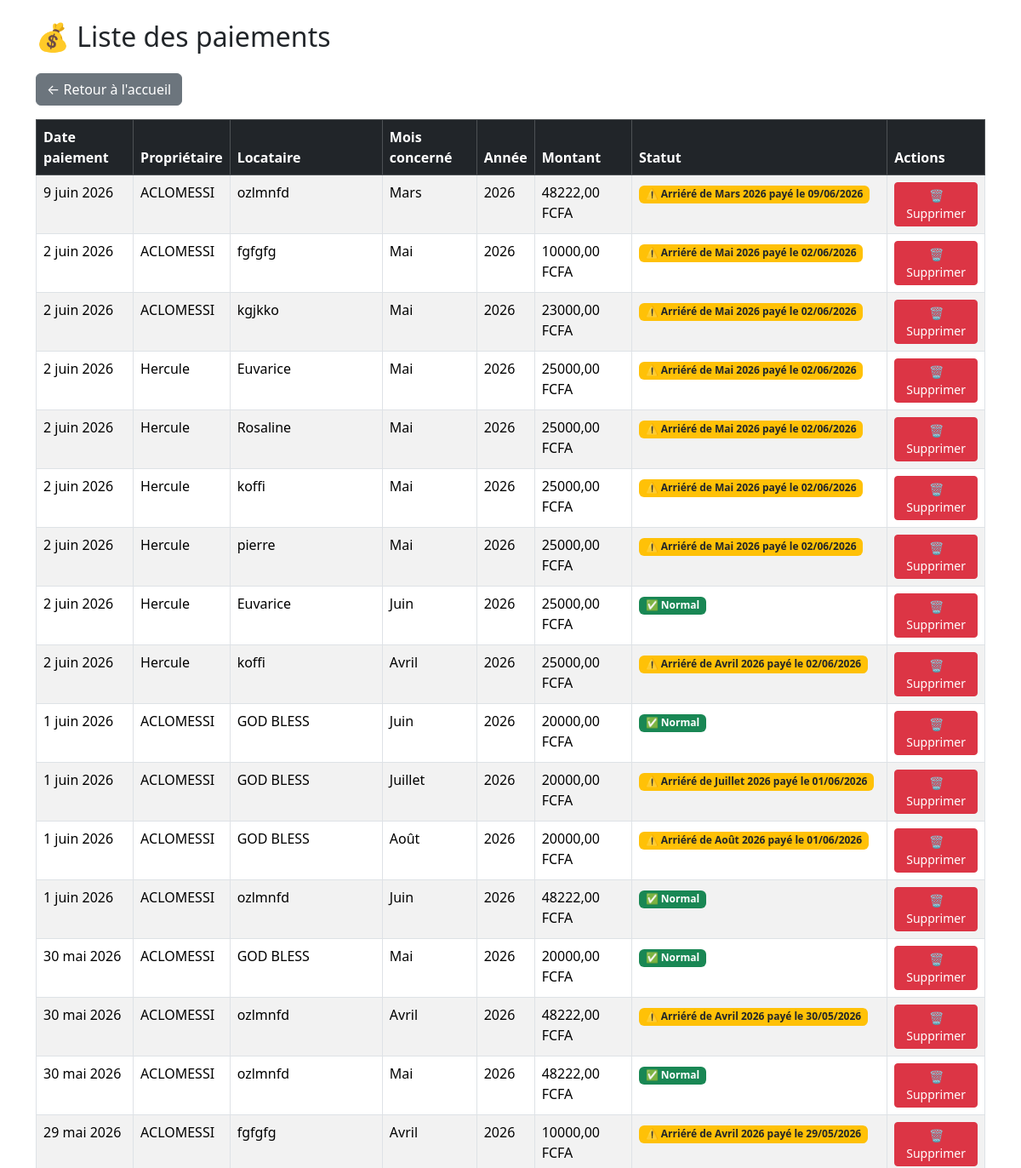
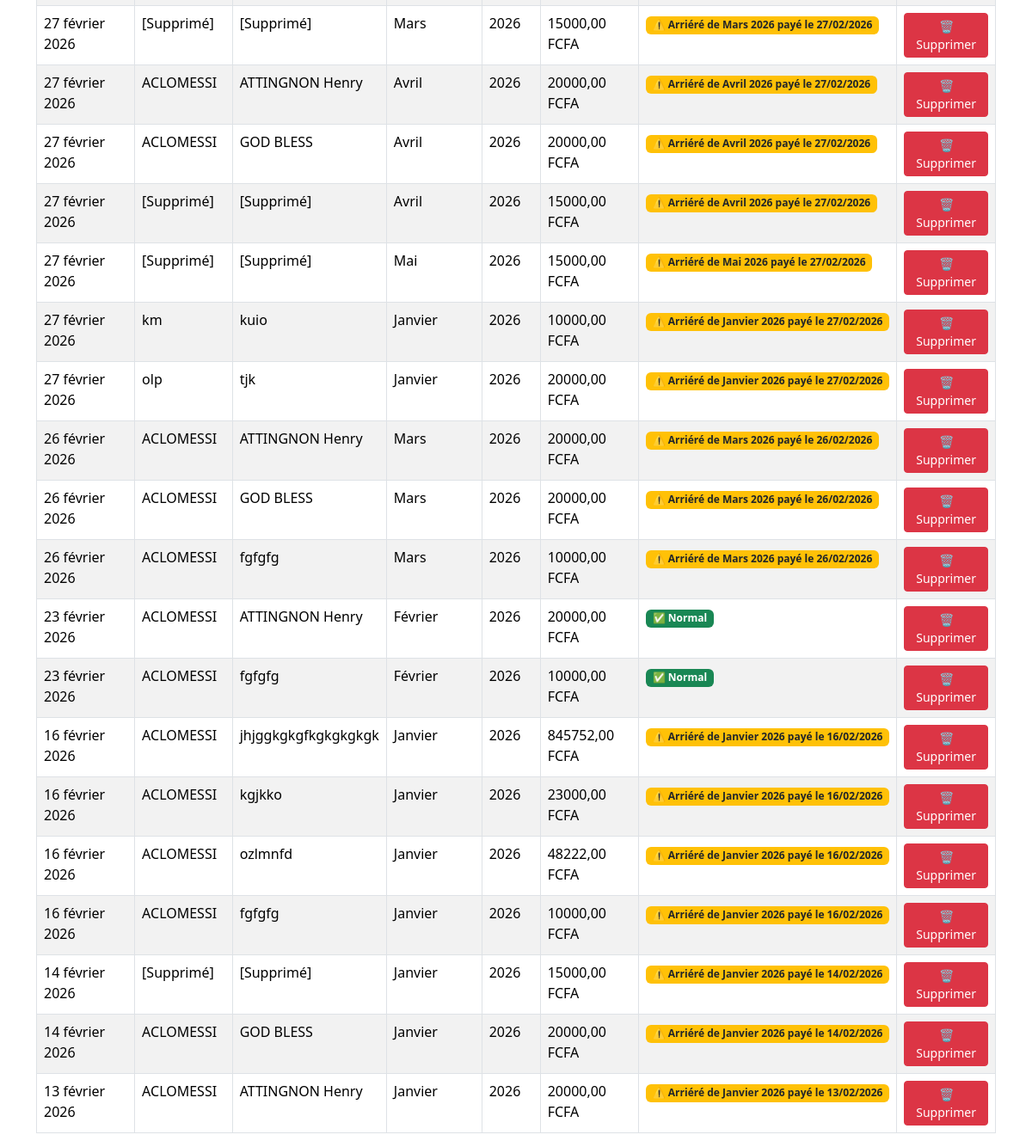
The page /paiements/ on the database its author committed (2 pictures, top to bottom).
### core/models.py (models this page shows, shortened)
class Paiement(models.Model):
    MOIS_CHOICES = [
        (1, "Janvier"), (2, "Février"), (3, "Mars"), (4, "Avril"),
        (5, "Mai"), (6, "Juin"), (7, "Juillet"), (8, "Août"),
        (9, "Septembre"), (10, "Octobre"), (11, "Novembre"), (12, "Décembre"),
    ]
    proprietaire = models.ForeignKey(
        Proprietaire,
        on_delete=models.SET_NULL,  # ← MODIFIÉ (était CASCADE)
        related_name="paiements",
        verbose_name="Propriétaire",
        null=True,                  # ← AJOUTÉ
    )
    locataire = models.ForeignKey(
        Locataire,
        on_delete=models.SET_NULL,  # ← MODIFIÉ (était CASCADE)
        related_name="paiements",
        verbose_name="Locataire",
        null=True,                  # ← AJOUTÉ
    )
    date_paiement = models.DateField(verbose_name="Date de paiement")
    mois_concerne = models.IntegerField(choices=MOIS_CHOICES, verbose_name="Mois concerné", null=True, blank=True)
    annee = models.IntegerField(verbose_name="Année", null=True, blank=True)
    montant = models.DecimalField(max_digits=10, decimal_places=2, default=0, verbose_name="Montant")
    frais_wc = models.DecimalField(max_digits=10, decimal_places=2, default=0, verbose_name="Frais WC")
    paye_en_avance = models.BooleanField(default=False, verbose_name="Payé en avance")
    class Meta:
        constraints = [
            models.UniqueConstraint(
                fields=['locataire', 'mois_concerne', 'annee'],
                name='unique_paiement_locataire_mois_annee',
            )
        ]

class Proprietaire(models.Model):
    nom = models.CharField(max_length=100)
    numero = models.CharField(max_length=20, default="0000000000")
    is_deleted = models.BooleanField(default=False)  # ← AJOUTÉ

class Locataire(models.Model):
    nom = models.CharField(max_length=100)
    numero = models.CharField(max_length=20, default="0000000000")
    loyer_mensuel = models.DecimalField(max_digits=10, decimal_places=2, default=0)
    proprietaire = models.ForeignKey(
        Proprietaire,
        on_delete=models.SET_DEFAULT,   # ← MODIFIÉ (était CASCADE)
        related_name="locataires",
        verbose_name="Propriétaire",
        default=None,                   # ← AJOUTÉ
        null=True,                      # ← AJOUTÉ
    )
    is_deleted = models.BooleanField(default=False)  # ← AJOUTÉ

### core/views.py (the view)
# urls.py: path("paiements/", views.liste_paiements, name="liste_paiements"),
def liste_paiements(request):
    paiements = Paiement.objects.select_related("locataire", "proprietaire").all().order_by("-date_paiement")
    return render(request, "core/liste_paiements.html", {"paiements": paiements})

### core/templates/core/liste_paiements.html (shortened to what this page needs)
<!DOCTYPE html>
<html lang="fr">
<head>
    <link rel="stylesheet" href="https://cdn.jsdelivr.net/npm/bootstrap@5.3.2/dist/css/bootstrap.min.css">
</head>
<body class="container mt-4">
    <h2 class="mb-4">💰 Liste des paiements</h2>
    <a href="{% url 'accueil' %}" class="btn btn-secondary mb-3">← Retour à l'accueil</a>
    <table class="table table-striped table-bordered">
        <thead class="table-dark">
            <tr>
                <th>Date paiement</th>
                <th>Propriétaire</th>
                <th>Locataire</th>
                <th>Mois concerné</th>
                <th>Année</th>
                <th>Montant</th>
                <th>Statut</th>
                <th>Actions</th>
            </tr>
        </thead>
        <tbody>
            {% for paiement in paiements %}
            <tr>
                <td>{{ paiement.date_paiement }}</td>
                <td>{{ paiement.proprietaire.nom|default:"[Supprimé]" }}</td>
                <td>{{ paiement.locataire.nom|default:"[Supprimé]" }}</td>
                <td>{{ paiement.get_mois_concerne_display }}</td>
                <td>{{ paiement.annee }}</td>
                <td>{{ paiement.montant }} FCFA</td>
                <td>
    {% if paiement.mois_concerne != paiement.date_paiement.month or paiement.annee != paiement.date_paiement.year %}
        <span class="badge bg-warning text-dark">
            ⚠️ Arriéré de
            {{ paiement.get_mois_concerne_display }} {{ paiement.annee }}
            payé le {{ paiement.date_paiement|date:"d/m/Y" }}
        </span>
    {% else %}
        <span class="badge bg-success">✅ Normal</span>
    {% endif %}
</td>
                <td>
                    <button class="btn btn-sm btn-danger" data-bs-toggle="modal" data-bs-target="#modalSupprimerPaiement{{ paiement.id }}">
                        🗑️ Supprimer
                    </button>
                </td>
            </tr>
            {% empty %}
            <tr>
                <td colspan="8" class="text-center">Aucun paiement enregistré</td>
            </tr>
            {% endfor %}
        </tbody>
    </table>
</body>
</html>

### rows shown on the page
Paiement: date_paiement "9 juin 2026", proprietaire.nom "ACLOMESSI", locataire.nom "ozlmnfd", mois_concerne "Mars", annee "2026", montant "48222,00", date_paiement "09/06/2026"
Paiement: date_paiement "2 juin 2026", proprietaire.nom "ACLOMESSI", locataire.nom "fgfgfg", mois_concerne "Mai", annee "2026", montant "10000,00", date_paiement "02/06/2026"
Paiement: date_paiement "2 juin 2026", proprietaire.nom "ACLOMESSI", locataire.nom "kgjkko", mois_concerne "Mai", annee "2026", montant "23000,00", date_paiement "02/06/2026"
Paiement: date_paiement "2 juin 2026", proprietaire.nom "Hercule", locataire.nom "Euvarice", mois_concerne "Mai", annee "2026", montant "25000,00", date_paiement "02/06/2026"
Paiement: date_paiement "2 juin 2026", proprietaire.nom "Hercule", locataire.nom "Rosaline", mois_concerne "Mai", annee "2026", montant "25000,00", date_paiement "02/06/2026"
Paiement: date_paiement "2 juin 2026", proprietaire.nom "Hercule", locataire.nom "koffi", mois_concerne "Mai", annee "2026", montant "25000,00", date_paiement "02/06/2026"
Paiement: date_paiement "2 juin 2026", proprietaire.nom "Hercule", locataire.nom "pierre", mois_concerne "Mai", annee "2026", montant "25000,00", date_paiement "02/06/2026"
Paiement: date_paiement "2 juin 2026", proprietaire.nom "Hercule", locataire.nom "Euvarice", mois_concerne "Juin", annee "2026", montant "25000,00", shows "✅ Normal"
Paiement: date_paiement "2 juin 2026", proprietaire.nom "Hercule", locataire.nom "koffi", mois_concerne "Avril", annee "2026", montant "25000,00", date_paiement "02/06/2026"
Paiement: date_paiement "1 juin 2026", proprietaire.nom "ACLOMESSI", locataire.nom "GOD BLESS", mois_concerne "Juin", annee "2026", montant "20000,00", shows "✅ Normal"
Paiement: date_paiement "1 juin 2026", proprietaire.nom "ACLOMESSI", locataire.nom "GOD BLESS", mois_concerne "Juillet", annee "2026", montant "20000,00", date_paiement "01/06/2026"
Paiement: date_paiement "1 juin 2026", proprietaire.nom "ACLOMESSI", locataire.nom "GOD BLESS", mois_concerne "Août", annee "2026", montant "20000,00", date_paiement "01/06/2026"
Paiement: date_paiement "1 juin 2026", proprietaire.nom "ACLOMESSI", locataire.nom "ozlmnfd", mois_concerne "Juin", annee "2026", montant "48222,00", shows "✅ Normal"
Paiement: date_paiement "30 mai 2026", proprietaire.nom "ACLOMESSI", locataire.nom "GOD BLESS", mois_concerne "Mai", annee "2026", montant "20000,00", shows "✅ Normal"
Paiement: date_paiement "30 mai 2026", proprietaire.nom "ACLOMESSI", locataire.nom "ozlmnfd", mois_concerne "Avril", annee "2026", montant "48222,00", date_paiement "30/05/2026"
Paiement: date_paiement "30 mai 2026", proprietaire.nom "ACLOMESSI", locataire.nom "ozlmnfd", mois_concerne "Mai", annee "2026", montant "48222,00", shows "✅ Normal"
Paiement: date_paiement "29 mai 2026", proprietaire.nom "ACLOMESSI", locataire.nom "fgfgfg", mois_concerne "Avril", annee "2026", montant "10000,00", date_paiement "29/05/2026"
Paiement: date_paiement "27 février 2026", proprietaire.nom "[Supprimé]", locataire.nom "[Supprimé]", mois_concerne "Mars", annee "2026", montant "15000,00", date_paiement "27/02/2026"
Paiement: date_paiement "27 février 2026", proprietaire.nom "ACLOMESSI", locataire.nom "ATTINGNON Henry", mois_concerne "Avril", annee "2026", montant "20000,00", date_paiement "27/02/2026"
Paiement: date_paiement "27 février 2026", proprietaire.nom "ACLOMESSI", locataire.nom "GOD BLESS", mois_concerne "Avril", annee "2026", montant "20000,00", date_paiement "27/02/2026"
Paiement: date_paiement "27 février 2026", proprietaire.nom "[Supprimé]", locataire.nom "[Supprimé]", mois_concerne "Avril", annee "2026", montant "15000,00", date_paiement "27/02/2026"
Paiement: date_paiement "27 février 2026", proprietaire.nom "[Supprimé]", locataire.nom "[Supprimé]", mois_concerne "Mai", annee "2026", montant "15000,00", date_paiement "27/02/2026"
Paiement: date_paiement "27 février 2026", proprietaire.nom "km", locataire.nom "kuio", mois_concerne "Janvier", annee "2026", montant "10000,00", date_paiement "27/02/2026"
Paiement: date_paiement "27 février 2026", proprietaire.nom "olp", locataire.nom "tjk", mois_concerne "Janvier", annee "2026", montant "20000,00", date_paiement "27/02/2026"
Paiement: date_paiement "26 février 2026", proprietaire.nom "ACLOMESSI", locataire.nom "ATTINGNON Henry", mois_concerne "Mars", annee "2026", montant "20000,00", date_paiement "26/02/2026"
Paiement: date_paiement "26 février 2026", proprietaire.nom "ACLOMESSI", locataire.nom "GOD BLESS", mois_concerne "Mars", annee "2026", montant "20000,00", date_paiement "26/02/2026"
Paiement: date_paiement "26 février 2026", proprietaire.nom "ACLOMESSI", locataire.nom "fgfgfg", mois_concerne "Mars", annee "2026", montant "10000,00", date_paiement "26/02/2026"
Paiement: date_paiement "23 février 2026", proprietaire.nom "ACLOMESSI", locataire.nom "ATTINGNON Henry", mois_concerne "Février", annee "2026", montant "20000,00", shows "✅ Normal"
Paiement: date_paiement "23 février 2026", proprietaire.nom "ACLOMESSI", locataire.nom "fgfgfg", mois_concerne "Février", annee "2026", montant "10000,00", shows "✅ Normal"
Paiement: date_paiement "16 février 2026", proprietaire.nom "ACLOMESSI", locataire.nom "jhjggkgkgfkgkgkgkgk", mois_concerne "Janvier", annee "2026", montant "845752,00", date_paiement "16/02/2026"
Paiement: date_paiement "16 février 2026", proprietaire.nom "ACLOMESSI", locataire.nom "kgjkko", mois_concerne "Janvier", annee "2026", montant "23000,00", date_paiement "16/02/2026"
Paiement: date_paiement "16 février 2026", proprietaire.nom "ACLOMESSI", locataire.nom "ozlmnfd", mois_concerne "Janvier", annee "2026", montant "48222,00", date_paiement "16/02/2026"
Paiement: date_paiement "16 février 2026", proprietaire.nom "ACLOMESSI", locataire.nom "fgfgfg", mois_concerne "Janvier", annee "2026", montant "10000,00", date_paiement "16/02/2026"
Paiement: date_paiement "14 février 2026", proprietaire.nom "[Supprimé]", locataire.nom "[Supprimé]", mois_concerne "Janvier", annee "2026", montant "15000,00", date_paiement "14/02/2026"
Paiement: date_paiement "14 février 2026", proprietaire.nom "ACLOMESSI", locataire.nom "GOD BLESS", mois_concerne "Janvier", annee "2026", montant "20000,00", date_paiement "14/02/2026"
Paiement: date_paiement "13 février 2026", proprietaire.nom "ACLOMESSI", locataire.nom "ATTINGNON Henry", mois_concerne "Janvier", annee "2026", montant "20000,00", date_paiement "13/02/2026"
